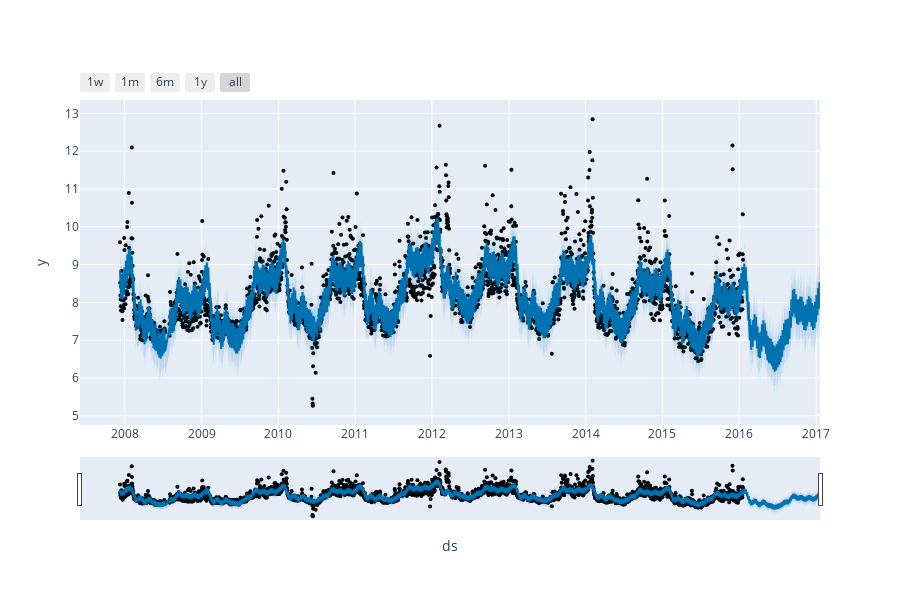

Notebook code for this chart:
### Markdown cell above
An interactive figure of the forecast and components can be created with plotly. You will need to install plotly 4.0 or above separately, as it will not by default be installed with prophet. You will also need to install the `notebook` and `ipywidgets` packages.

### Code cell
from prophet.plot import plot_plotly, plot_components_plotly

plot_plotly(m, forecast)

### Figure 1 — Plotly figure (JSON) as saved in the notebook; plotly's stock layout.template omitted (floating-point values rounded to 4 significant figures; data arrays with more than 128 entries replaced by an {"elided": "..."} marker saying what was removed)
{"data": [{"marker": {"color": "black", "size": 4}, "mode": "markers", "name": "Actual", "type": "scatter", "x": {"elided": "2905 str values"}, "y": {"elided": "2905 float values"}}, {"hoverinfo": "skip", "line": {"width": 0}, "mode": "lines", "type": "scatter", "x": {"elided": "3270 str values"}, "y": {"elided": "3270 float values"}}, {"fill": "tonexty", "fillcolor": "rgba(0, 114, 178, 0.2)", "line": {"color": "#0072B2", "width": 2}, "mode": "lines", "name": "Predicted", "type": "scatter", "x": {"elided": "3270 str values"}, "y": {"elided": "3270 float values"}}, {"fill": "tonexty", "fillcolor": "rgba(0, 114, 178, 0.2)", "hoverinfo": "skip", "line": {"width": 0}, "mode": "lines", "type": "scatter", "x": {"elided": "3270 str values"}, "y": {"elided": "3270 float values"}}], "layout": {"height": 600, "showlegend": false, "width": 900, "xaxis": {"rangeselector": {"buttons": [{"count": 7, "label": "1w", "step": "day", "stepmode": "backward"}, {"count": 1, "label": "1m", "step": "month", "stepmode": "backward"}, {"count": 6, "label": "6m", "step": "month", "stepmode": "backward"}, {"count": 1, "label": "1y", "step": "year", "stepmode": "backward"}, {"step": "all"}]}, "rangeslider": {"visible": true}, "title": {"text": "ds"}, "type": "date"}, "yaxis": {"title": {"text": "y"}}}}
